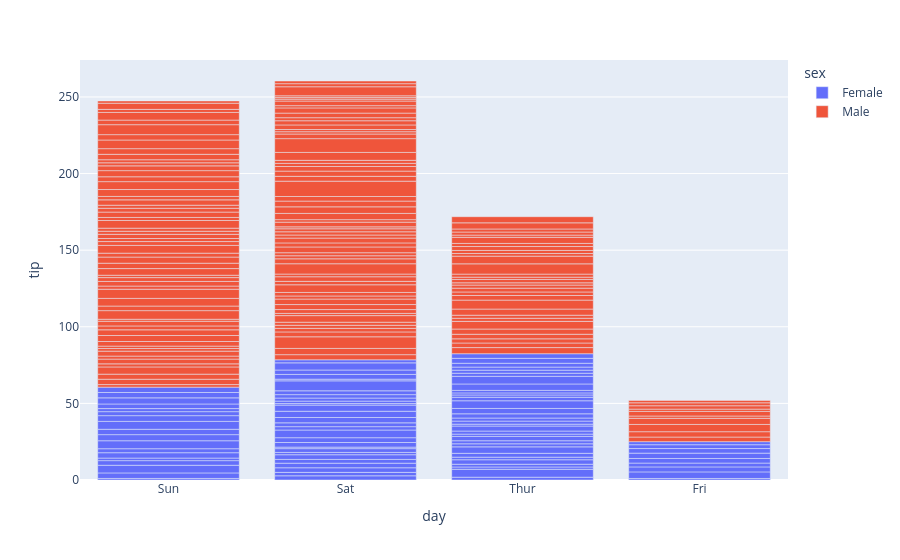

Here is the notebook cell this chart was saved with:
### Markdown cell above
# category অনুযায়ী tip

### Code cell
px.bar(tips, x='day', y='tip', color='sex')

### Figure 1 — Plotly figure (JSON) as saved in the notebook; plotly's stock layout.template omitted (floating-point values rounded to 4 significant figures; data arrays with more than 128 entries replaced by an {"elided": "..."} marker saying what was removed)
{"data": [{"hovertemplate": "sex=Female<br>day=%{x}<br>tip=%{y}<extra></extra>", "legendgroup": "Female", "marker": {"color": "#636efa", "pattern": {"shape": ""}}, "name": "Female", "orientation": "v", "showlegend": true, "textposition": "auto", "type": "bar", "x": ["Sun", "Sun", "Sun", "Sun", "Sun", "Sun", "Sat", "Sat", "Sat", "Sat", "Sat", "Sat", "Sun", "Sun", "Sat", "Sat", "Sat", "Sat", "Sat", "Sat", "Sat", "Thur", "Thur", "Fri", "Fri", "Fri", "Fri", "Fri", "Sat", "Sat", "Sat", "Sat", "Sat", "Sun", "Sun", "Thur", "Thur", "Thur", "Thur", "Thur", "Thur", "Thur", "Thur", "Thur", "Thur", "Thur", "Thur", "Thur", "Thur", "Thur", "Thur", "Thur", "Thur", "Thur", "Thur", "Thur", "Thur", "Sun", "Sun", "Sun", "Sun", "Sun", "Sat", "Sat", "Sun", "Sun", "Sun", "Thur", "Thur", "Thur", "Thur", "Thur", "Thur", "Thur", "Sat", "Sat", "Sat", "Sat", "Sat", "Fri", "Fri", "Fri", "Fri", "Sat", "Sat", "Sat", "Thur"], "xaxis": "x", "y": [1.01, 3.61, 5.0, 3.02, 1.67, 3.5, 2.75, 2.23, 3.0, 3.0, 2.45, 3.07, 2.6, 5.2, 1.5, 2.47, 1.0, 3.0, 3.14, 5.0, 2.2, 1.83, 5.17, 1.0, 4.3, 3.25, 2.5, 3.0, 2.5, 3.48, 4.08, 4.0, 1.0, 4.0, 3.5, 1.5, 1.8, 2.92, 1.68, 2.52, 4.2, 2.0, 2.0, 2.83, 1.5, 2.0, 3.25, 1.25, 2.0, 2.0, 2.75, 3.5, 5.0, 2.3, 1.5, 1.36, 1.63, 5.14, 3.75, 2.61, 2.0, 3.0, 1.61, 2.0, 4.0, 3.5, 3.5, 4.19, 5.0, 2.0, 2.01, 2.0, 2.5, 3.23, 2.23, 2.5, 6.5, 1.1, 3.09, 3.48, 3.0, 2.5, 2.0, 2.88, 4.67, 2.0, 3.0], "yaxis": "y"}, {"hovertemplate": "sex=Male<br>day=%{x}<br>tip=%{y}<extra></extra>", "legendgroup": "Male", "marker": {"color": "#EF553B", "pattern": {"shape": ""}}, "name": "Male", "orientation": "v", "showlegend": true, "textposition": "auto", "type": "bar", "x": {"elided": "157 str values"}, "xaxis": "x", "y": {"elided": "157 float values"}, "yaxis": "y"}], "layout": {"barmode": "relative", "legend": {"title": {"text": "sex"}, "tracegroupgap": 0}, "margin": {"t": 60}, "xaxis": {"anchor": "y", "domain": [0, 1], "title": {"text": "day"}}, "yaxis": {"anchor": "x", "domain": [0, 1], "title": {"text": "tip"}}}}
